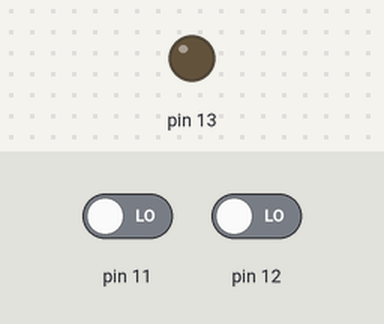
The sketch below on a simulated Arduino Uno, built with avr-gcc and run on an emulated ATmega328P. Parts: output pins drawn as LEDs (lit = HIGH). Inputs (shaded band) come from the test bench; at power-on: pin 11 LOW, pin 12 LOW.

Above: at 1.2 s.
1.3 s: pin 11 driven HIGH and pin 12 driven HIGH
At 2.3 s:
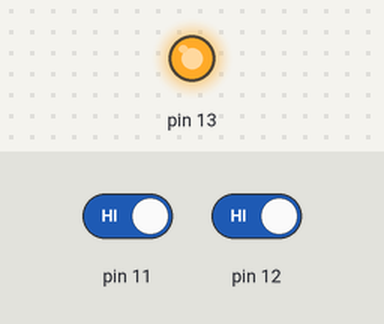
2.8 s: pin 11 driven LOW
At 3.5 s:
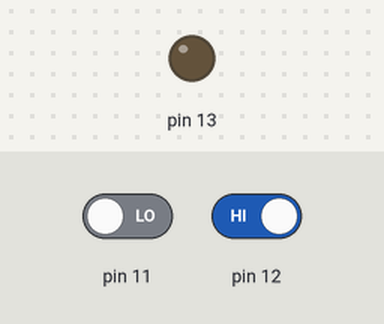
4.3 s: pin 11 driven HIGH
At 4.6 s:
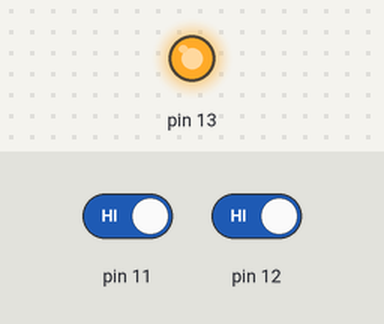
Timing chart, 0 to 7.3 s (numbered marks = the images above; inputs shaded):
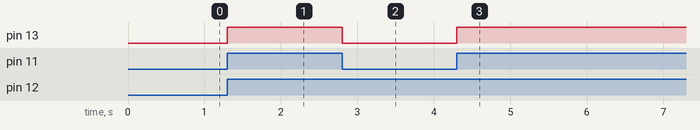

The sketch:

And_Gate.ino
```cpp
//Logic Gates: AND

int a;
int b;
void setup()
{
  pinMode(13,OUTPUT);
  pinMode(12,INPUT);
  pinMode(11,INPUT);
}

void loop()
{
  a=digitalRead(11);
  b=digitalRead(12);

  if (a == HIGH && b == HIGH)
  {
    digitalWrite(13,HIGH);
 }
  else{
    digitalWrite(13,LOW);
  }
}
```

Measured:
- after the input at 1.3 s, pin 13: LOW → HIGH at once
- after the input at 2.8 s, pin 13: HIGH → LOW at once
- after the input at 4.3 s, pin 13: LOW → HIGH at once
